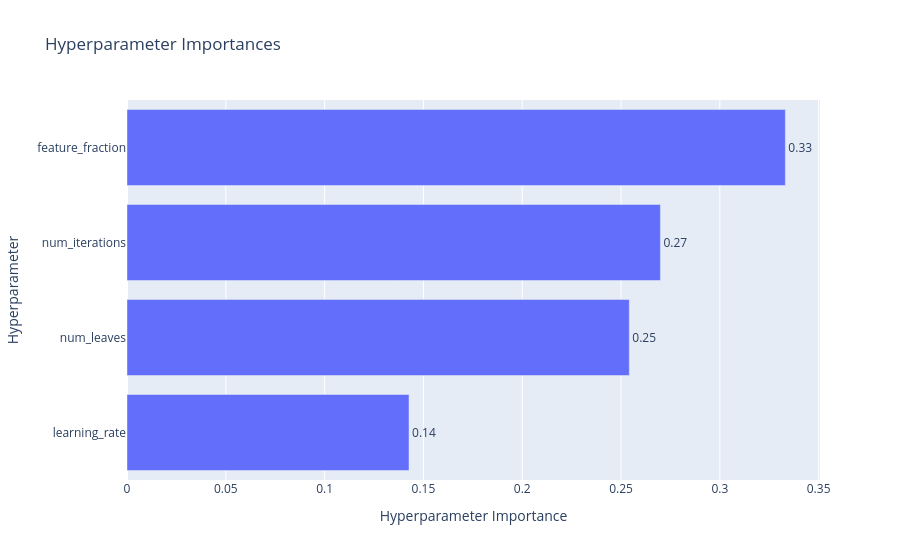

Notebook code cell kept with this figure:
### Code cell
# Plot 2: Parameter Importance
plot_param_importances(study)

### Figure 1 — Plotly figure (JSON) as saved in the notebook; plotly's stock layout.template omitted (floating-point values rounded to 4 significant figures)
{"data": [{"cliponaxis": false, "hovertemplate": ["learning_rate (FloatDistribution): 0.1427180466744471<extra></extra>", "num_leaves (IntDistribution): 0.2541832812851561<extra></extra>", "num_iterations (IntDistribution): 0.2699416144050646<extra></extra>", "feature_fraction (FloatDistribution): 0.3331570576353322<extra></extra>"], "name": "Objective Value", "orientation": "h", "text": ["0.14", "0.25", "0.27", "0.33"], "textposition": "outside", "type": "bar", "x": [0.1427, 0.2542, 0.2699, 0.3332], "y": ["learning_rate", "num_leaves", "num_iterations", "feature_fraction"]}], "layout": {"title": {"text": "Hyperparameter Importances"}, "xaxis": {"title": {"text": "Hyperparameter Importance"}}, "yaxis": {"title": {"text": "Hyperparameter"}}}}
